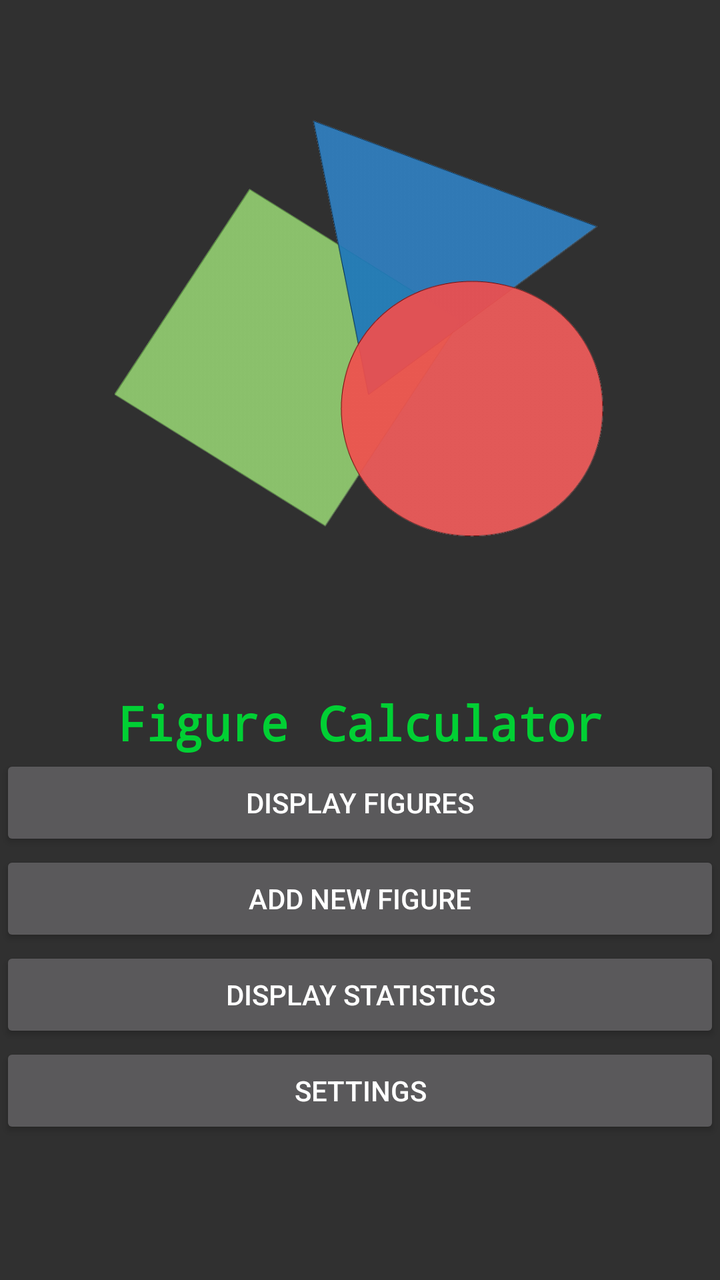
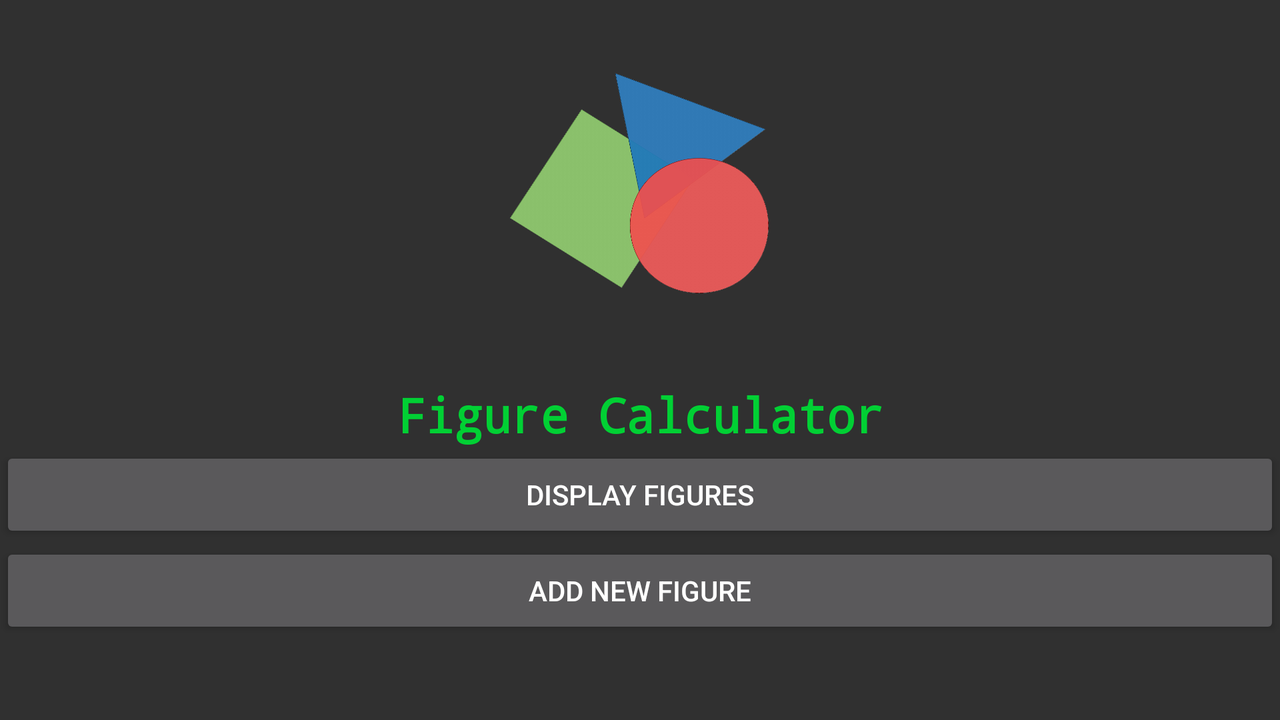

First picture: res/layout/ on a phone held upright. Second picture: the repository's own variant of that layout, on a device whose configuration matches the variant's folder. Source for both follows.
<!-- AndroidManifest.xml: application theme GreenDarky -->
<!-- res/layout/activity_main.xml -->
<?xml version="1.0" encoding="utf-8"?>
<FrameLayout xmlns:android="http://schemas.android.com/apk/res/android"
    xmlns:app="http://schemas.android.com/apk/res-auto"
    xmlns:tools="http://schemas.android.com/tools"
    android:id="@+id/TextView_Hello"
    android:layout_width="match_parent"
    android:layout_height="match_parent"
    tools:context=".MainActivity">

    <ScrollView
        android:layout_width="match_parent"
        android:layout_height="match_parent">

        <LinearLayout
            android:layout_width="match_parent"
            android:layout_height="wrap_content"
            android:gravity="center_horizontal"
            android:orientation="vertical">


            <ImageView
                android:id="@+id/imageView"
                android:layout_width="match_parent"
                android:layout_height="345dp"
                android:paddingTop="10dp"
                android:paddingBottom="8dp"
                app:srcCompat="@drawable/figure_calc_logo" />

            <TextView
                android:id="@+id/MA_textView_appname"
                android:layout_width="match_parent"
                android:layout_height="wrap_content"
                android:gravity="center_vertical"
                android:text="@string/MA_appname"
                android:textAlignment="center"
                android:textColor="@color/accent_material_dark_1"
                android:textSize="24sp"
                android:textStyle="bold"
                app:fontFamily="monospace" />

            <Button
                android:id="@+id/MA_button"
                android:layout_width="match_parent"
                android:layout_height="wrap_content"
                android:onClick="goToDisplayActivity"
                android:paddingTop="8dp"
                android:paddingBottom="8dp"
                android:text="@string/MA_button_display" />

            <Button
                android:id="@+id/MA_button_new"
                android:layout_width="match_parent"
                android:layout_height="wrap_content"
                android:onClick="goToAddActivity"
                android:text="@string/MA_button_add" />

            <Button
                android:id="@+id/MA_button_display_stats"
                android:layout_width="match_parent"
                android:layout_height="wrap_content"
                android:onClick="goToDisplayStatsActivity"
                android:text="Display statistics" />

            <Button
                android:id="@+id/MA_button_settings"
                android:layout_width="match_parent"
                android:layout_height="wrap_content"
                android:onClick="goToSettingsActivity"
                android:text="SETTINGS" />

        </LinearLayout>
    </ScrollView>

</FrameLayout>
<!-- resources referenced by this layout -->
<resources>
  <color name="accent_material_dark_1">#01d034</color>
  <!-- drawable figure_calc_logo: png bitmap (drawable, 88796 bytes) -->
  <string name="MA_appname">Figure Calculator</string>
  <string name="MA_button_add">Add new Figure</string>
  <string name="MA_button_display">Display Figures</string>
  <!-- from res/values-v21/ -->
  <style name="GreenDarky" parent="Theme.AppCompat.NoActionBar">
          <item name="colorAccent">@color/accent_material_dark_1</item>
          <item name="android:navigationBarColor">@android:color/darker_gray</item>
          <item name="android:statusBarColor">@color/colorPrimary</item>
      </style>
  <color name="colorPrimary">#383838</color>
</resources>
<!-- res/layout-land/activity_main.xml (the author's variant of the layout above) -->
<!-- drawn on the phone turned sideways -->
<?xml version="1.0" encoding="utf-8"?>
<FrameLayout xmlns:android="http://schemas.android.com/apk/res/android"
    xmlns:app="http://schemas.android.com/apk/res-auto"
    xmlns:tools="http://schemas.android.com/tools"
    android:id="@+id/TextView_Hello"
    android:layout_width="match_parent"
    android:layout_height="match_parent"
    tools:context=".MainActivity">

    <LinearLayout
        android:layout_width="match_parent"
        android:layout_height="match_parent"
        android:gravity="center_horizontal"
        android:orientation="vertical">


        <ImageView
            android:id="@+id/imageView"
            android:layout_width="wrap_content"
            android:layout_height="191dp"
            android:paddingTop="10dp"
            android:paddingBottom="8dp"
            app:srcCompat="@drawable/figure_calc_logo" />

        <TextView
            android:id="@+id/MA_textView_appname"
            android:layout_width="match_parent"
            android:layout_height="wrap_content"
            android:text="@string/MA_appname"
            android:textColor="@color/accent_material_dark_1"
            android:textSize="24sp"
            android:textStyle="bold"
            app:fontFamily="monospace"
            android:gravity="center_vertical"
            android:textAlignment="center"/>

        <Button
            android:id="@+id/MA_button"
            android:layout_width="match_parent"
            android:layout_height="wrap_content"
            android:onClick="goToDisplayActivity"
            android:paddingTop="8dp"
            android:paddingBottom="8dp"
            android:text="@string/MA_button_display" />

        <Button
            android:id="@+id/button5"
            android:layout_width="match_parent"
            android:layout_height="wrap_content"
            android:onClick="goToAddActivity"
            android:text="@string/MA_button_add" />

    </LinearLayout>
</FrameLayout>
